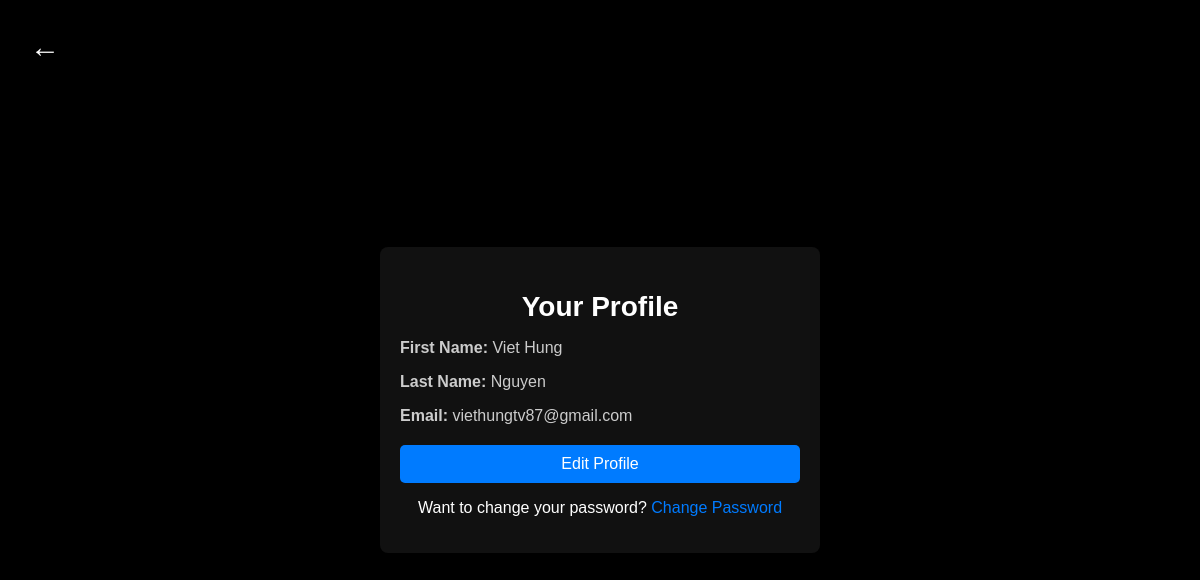
/profile/ (signed in), run on the app's committed database.
### users/models.py (models this page shows, shortened)
class User(AbstractUser):
    email = models.EmailField(unique=True)
    first_name = models.CharField(max_length=30)
    last_name = models.CharField(max_length=30)
    username = None
    USERNAME_FIELD = 'email'
    REQUIRED_FIELDS = ['username']

### users/views.py (the view)
# urls.py: path('profile/', views.profile, name='profile'),
@login_required
def profile(request):
    user = request.user
    return render(request, 'users/profile.html', {'user': user})

### users/templates/users/profile.html (shortened to what this page needs)
<!DOCTYPE html>
<html lang="en">
<head>
</head>
<body>
    <a href="{% url 'dashboard' %}" class="btn-back">&#8592;</a>
    <div class="profile-container">
        <h2>Your Profile</h2>
        <div class="profile-info">
            <p><strong>First Name:</strong> {{ user.first_name }}</p>
            <p><strong>Last Name:</strong> {{ user.last_name }}</p>
            <p><strong>Email:</strong> {{ user.email }}</p>
        </div>
        <a href="{% url 'edit_profile' %}">
            <button class="btn-edit">Edit Profile</button>
        </a>
        <div class="login-link">
            <p>Want to change your password? <a href="{% url 'change_password' %}">Change Password</a></p>
        </div>
    </div>
</body>
</html>

### users/templates/users/profile.html (style rules this page uses)
body { font-family: Arial, sans-serif; background-color: #000; color: #fff; display: flex; justify-content: center; align-items: center; height: 100vh; margin: 0; }
.profile-container { background-color: #111; padding: 20px; border-radius: 8px; box-shadow: 0 4px 10px rgba(0, 0, 0, 0.1); width: 100%; max-width: 400px; }
h2 { text-align: center; color: #fff; font-size: 28px; margin-bottom: 15px; }
.profile-info { margin-bottom: 20px; }
.profile-info p { font-size: 16px; margin-bottom: 10px; color: #ccc; }
.btn-edit { width: 100%; padding: 10px; background-color: #007BFF; color: white; font-size: 16px; border: none; border-radius: 5px; cursor: pointer; }
.login-link { text-align: center; margin-top: 10px; }
.login-link a { color: #007BFF; text-decoration: none; }
.btn-back { position: absolute; top: 20px; left: 20px; font-size: 30px; color: white; text-decoration: none; cursor: pointer; padding: 10px; background-color: rgba(0, 0, 0, 0.6); border-radius: 50%; transition: background-color 0.3s; }

### data on the page
User: first_name "Viet Hung", last_name "Nguyen", email "viethungtv87@gmail.com"
